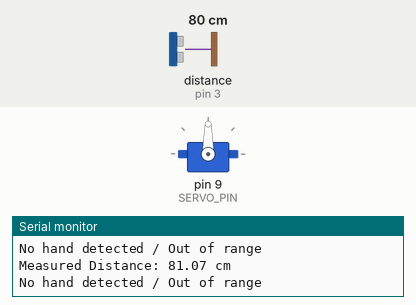
Simulated run of this sketch. Board: Arduino Uno, built with avr-gcc and run on an emulated ATmega328P. Parts: servo, the last lines printed to the serial monitor. Wiring (inferred from the names in the program): ultrasonic range finder: trigger pin 2; echo pin 3. Inputs (shaded band) come from the test bench; at power-on: distance to the obstacle (sensor on pin 3) 80 cm. The echo pulse lasts 58.3 µs per cm.

Above: at 1.3 s.
1.4 s: distance to the obstacle (sensor on pin 3) set to 6 cm
2.9 s: distance to the obstacle (sensor on pin 3) set to 3 cm
At 3.8 s:
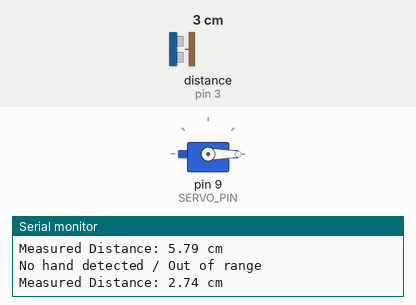
At 5.7 s:
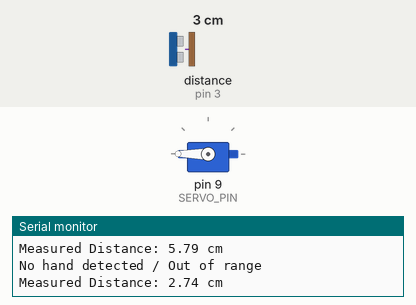
5.9 s: distance to the obstacle (sensor on pin 3) set to 4 cm
7.5 s: distance to the obstacle (sensor on pin 3) set to 2 cm
Timing chart, 0 to 11.5 s (numbered marks = the images above; inputs shaded):
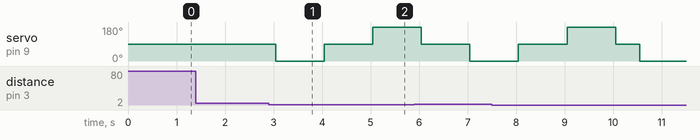

Measured:
- the behaviour switches between 5 and 4 cm on distance to the obstacle (sensor on pin 3) (found by bisection; images 0 and 1)
- after the input at 2.9 s, servo on pin 9 (SERVO_PIN): 90° → 0° after 0.14 s, → 90° 1.0 s later, → 180° 1.0 s later

The sketch:

automatic_smart_hand_sanitizer1.ino
```cpp
// C++ code
// Title: Automatic Smart Hand Sanitizer
// Author:  Diganto]
// Department: CE, KUET

#include <Servo.h>

// --- Pin Definitions ---
const int TRIG_PIN = 2;    // Ultrasonic sensor trigger pin
const int ECHO_PIN = 3;    // Ultrasonic sensor echo pin
const int SERVO_PIN = 9;   // Servo motor control pin

// --- Objects ---
Servo sanitizerServo;

// --- Measurement Variables ---
float distanceCM = 0.0;
unsigned long durationUS = 0;

void setup() {
  // Initialize pins
  pinMode(TRIG_PIN, OUTPUT);
  pinMode(ECHO_PIN, INPUT);

  // Attach servo to its pin
  sanitizerServo.attach(SERVO_PIN);
  sanitizerServo.write(90);  // Initial neutral position

  // Start serial communication
  Serial.begin(9600);
  Serial.println("Smart Hand Sanitizer Ready");
}

void loop() {
  // Measure distance
  distanceCM = getDistance();

  // Display distance reading
  Serial.print("Measured Distance: ");
  Serial.print(distanceCM);
  Serial.println(" cm");

  // Check if hand is detected within valid range
  if (distanceCM > 0 && distanceCM < 4) {
    activateSanitizer();
  } else {
    Serial.println("No hand detected / Out of range");
    sanitizerServo.detach();  // Power off servo to save energy
  }

  delay(500);
}

// --- Function to trigger ultrasonic sensor and calculate distance ---
float getDistance() {
  // Send ultrasonic pulse
  digitalWrite(TRIG_PIN, LOW);
  delayMicroseconds(2);
  digitalWrite(TRIG_PIN, HIGH);
  delayMicroseconds(10);
  digitalWrite(TRIG_PIN, LOW);

  // Measure the echo duration
  durationUS = pulseIn(ECHO_PIN, HIGH);

  // Convert duration to distance in cm
  float distance = (durationUS / 2.0) * 0.0349;
  return distance;
}

// --- Function to control sanitizer servo motion ---
void activateSanitizer() {
  sanitizerServo.attach(SERVO_PIN);

  // Dispensing sequence
  sanitizerServo.write(0);
  delay(1000);
  sanitizerServo.write(90);
  delay(1000);
  sanitizerServo.write(180);
  delay(1000);
  sanitizerServo.write(90);

  // Detach after operation
  sanitizerServo.detach();
}
```
